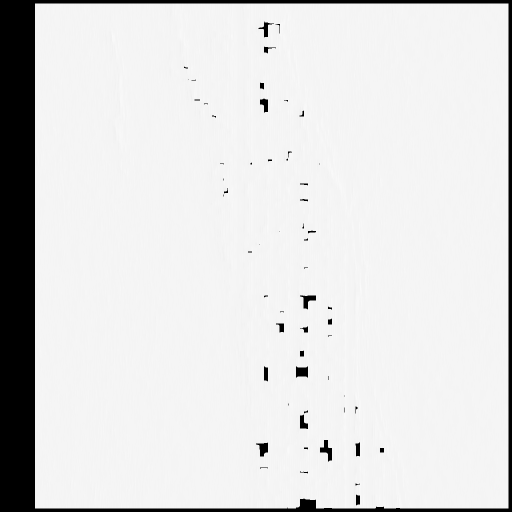
#> input picture BAH2025/disparity_map.png, 1024 x 1024 px (shown at 1/2 size)
$ python -i disparity_demo.py   (imports and definitions only)   (older library calls are emulated)
#> lines starting #> are read from the running program, lines starting #| are printed output that depends on the picture
#> further down, picture is the input picture: shape (1024, 1024); min 0, max 255, mean 221.7
import cv2
import numpy as np
import os
import sys
import matplotlib.pyplot as plt
from scipy.ndimage import gaussian_filter, sobel
from matplotlib.colors import LightSource
from mpl_toolkits.mplot3d import Axes3D

# --------------------------
# CONFIGURATION
# --------------------------
IMAGE_PATH = "M162350671LC.tif"   # Input image

# Output file names as requested
OUTPUT_DISPARITY = "disparity_map.png"
OUTPUT_SFS = "sfs_slope_map.png"
OUTPUT_3D_DEM = "final_dem_3d.png"
OUTPUT_2D_SHADED = "final_dem_2d_shaded.png"

# Cropping region (adjust to your needs)
CROP_Y_RANGE = (20000, 21024)
CROP_X_RANGE = (1000, 2024)
STEREO_SHIFT = 10  # Shift for synthetic right image

# --------------------------
# LOAD AND CROP
# --------------------------
# [22 lines left out: functions load_and_crop_image, generate_disparity_map, not called in this run]

# --------------------------
# SFS MAP
# --------------------------
def calculate_sfs_slope(gray_img):
    blurred = gaussian_filter(gray_img, sigma=3)
    gx = sobel(blurred, axis=1)
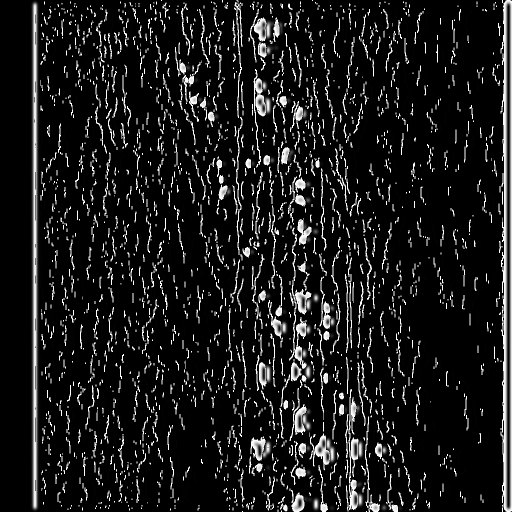
#> gx: shape (1024, 1024) (shown at 1/2 size); min 0, max 255, mean 26.5
    gy = sobel(blurred, axis=0)
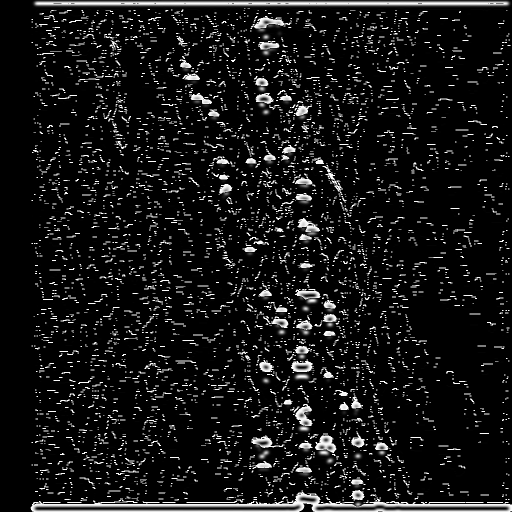
#> gy: shape (1024, 1024) (shown at 1/2 size); min 0, max 255, mean 22.1
    slope = np.sqrt(gx ** 2 + gy ** 2)
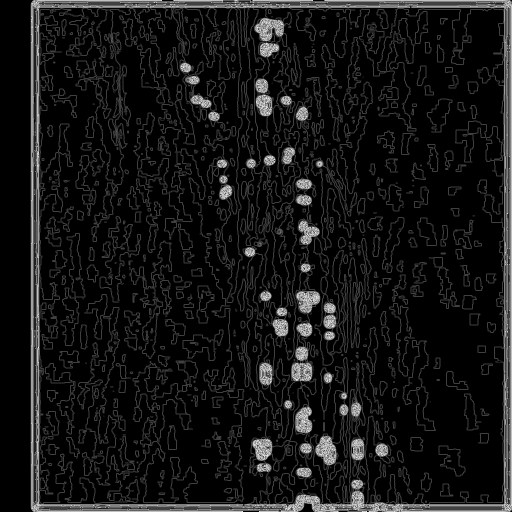
#> slope: shape (1024, 1024) float16 (shown at 1/2 size); min 0, max 15.81, mean 1.3; drawn with min black and max white
    slope = np.nan_to_num(slope, nan=0.0, posinf=0.0, neginf=0.0)
    slope = np.clip(slope, 0, np.max(slope)).astype(np.float32)

    print(f"Slope calculation stats:")
    print(f"  Shape: {slope.shape}, dtype: {slope.dtype}")
#|   Shape: (1024, 1024), dtype: float32
    print(f"  Min: {np.min(slope):.3f}, Max: {np.max(slope):.3f}")
#|   Min: 0.000, Max: 15.812

    slope_norm = cv2.normalize(slope, None, 0, 255, cv2.NORM_MINMAX, dtype=cv2.CV_8U)
    return slope_norm

# --------------------------
# HYBRID DEM (2D)
# --------------------------
# [63 lines left out: functions generate_hybrid_dem, plot_3d_surface, plot_2d_shaded_relief, main, not called in this run]

# [2 lines not run here, left out]

>>> import cv2
>>> picture = cv2.imread('disparity_map.png', cv2.IMREAD_GRAYSCALE)
>>> result = calculate_sfs_slope(picture)

$ run again, on BAH2025/Fused_dem_3D.png
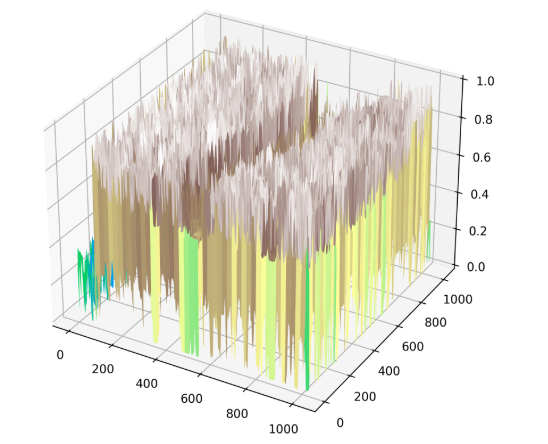
#> input picture BAH2025/Fused_dem_3D.png, 548 x 444 px
#> in calculate_sfs_slope, `gy = sobel(blurred, axis=0)`:
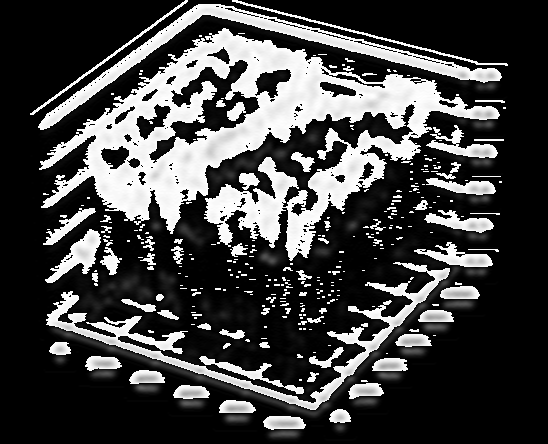
#> gy: shape (444, 548); min 0, max 255, mean 68.1
#> in calculate_sfs_slope, `slope = np.sqrt(gx ** 2 + gy ** 2)`:
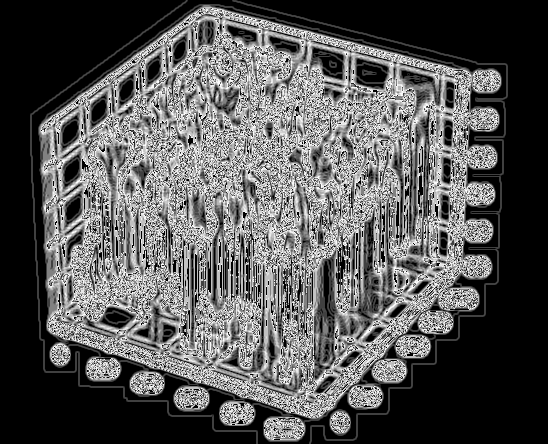
#> slope: shape (444, 548) float16; min 0, max 15.81, mean 5.38; drawn with min black and max white
#|   Shape: (444, 548), dtype: float32
#|   Min: 0.000, Max: 15.812

$ run again, on BAH2025/details.png
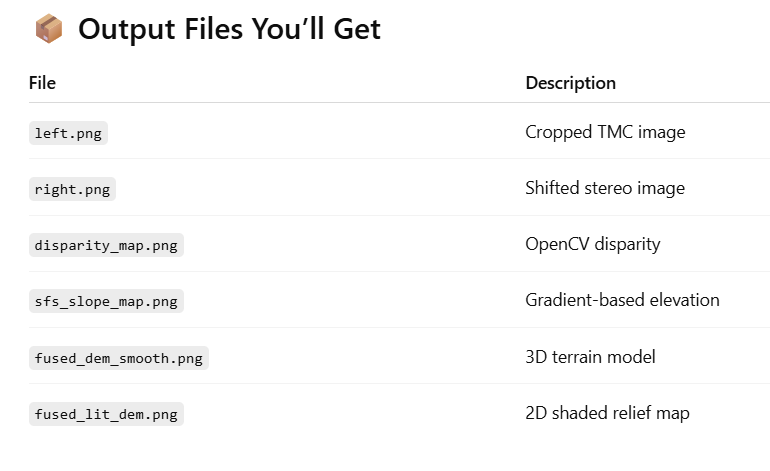
#> input picture BAH2025/details.png, 770 x 471 px
#> in calculate_sfs_slope, `gy = sobel(blurred, axis=0)`:
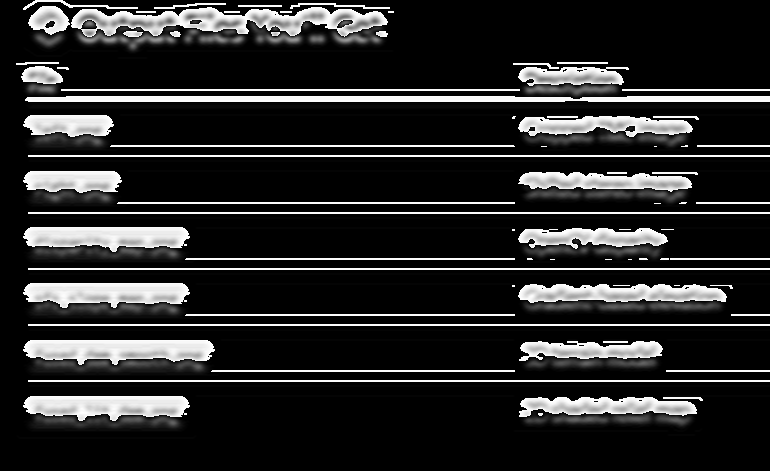
#> gy: shape (471, 770); min 0, max 255, mean 41.5
#> in calculate_sfs_slope, `slope = np.sqrt(gx ** 2 + gy ** 2)`:
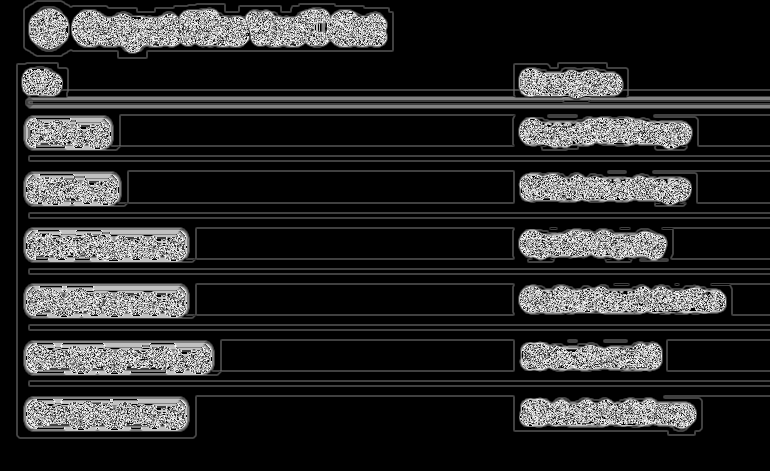
#> slope: shape (471, 770) float16; min 0, max 15.81, mean 2.45; drawn with min black and max white
#|   Shape: (471, 770), dtype: float32
#|   Min: 0.000, Max: 15.812
